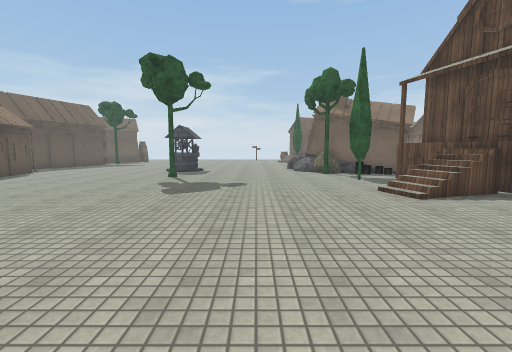
view 1 (above)

24 first-person views from a walk through a scene from a Unity 3-D project. The camera is 1.4 m above the floor, tilts 6° down and sees 90° across. The floor is counted in squares, 1 m on a side. Each view is taken from the middle of a square. On the plan, view 1 faces up. The plan holds only what a view shows up to about 13 squares ahead; the rest is blank. The place goes on beyond the plan. Some surface patterns are stand-ins.

view 2
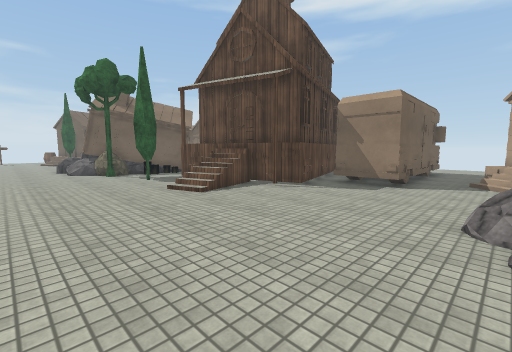

view 3
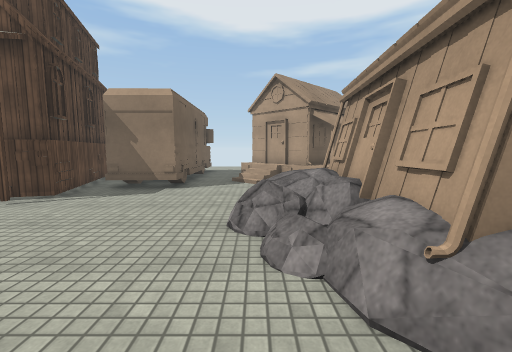

view 4
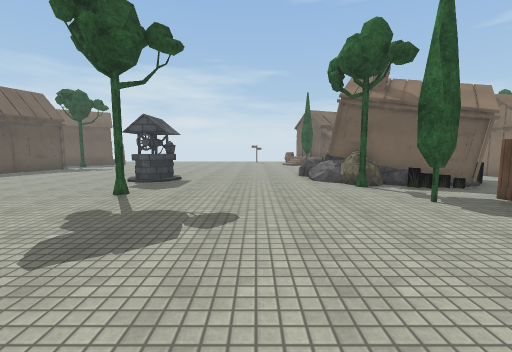

view 5
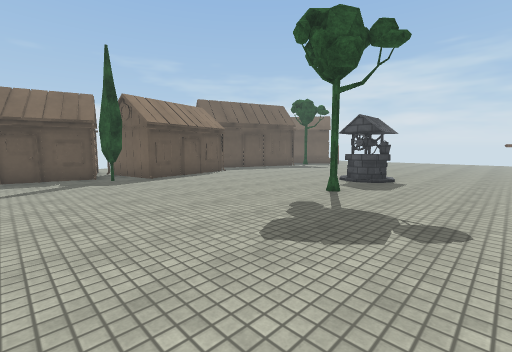

view 6
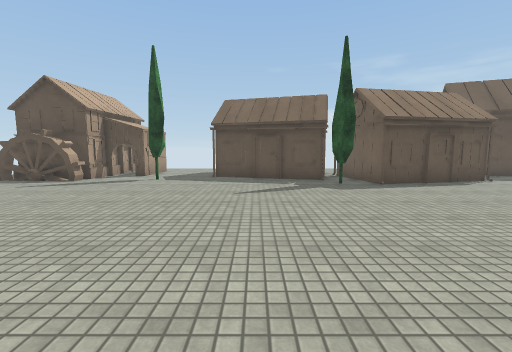

view 7
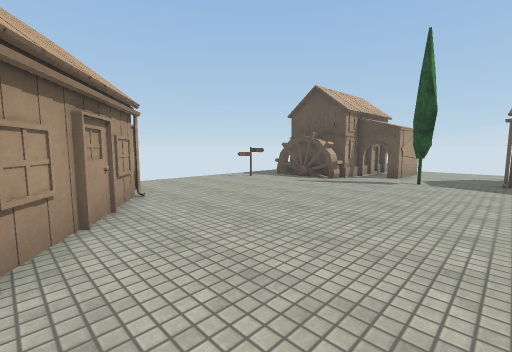

view 8
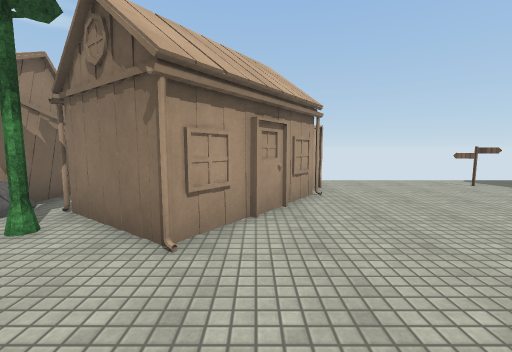

view 9
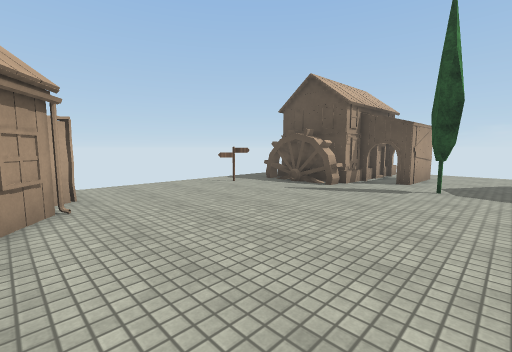

view 10
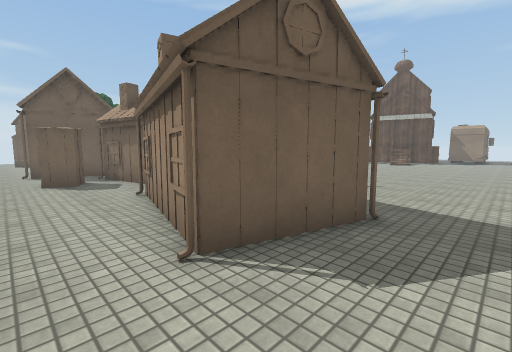

view 11
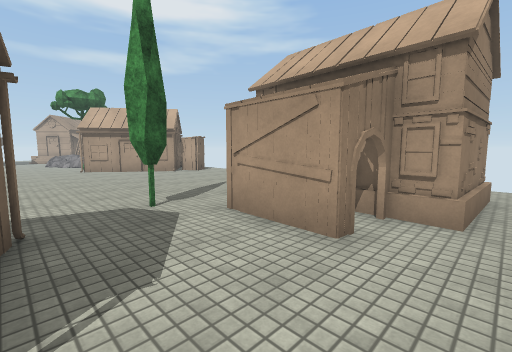

view 12
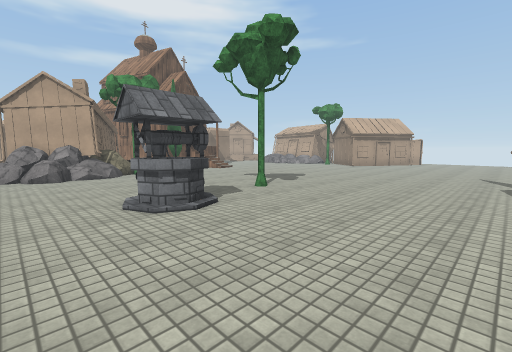

view 13
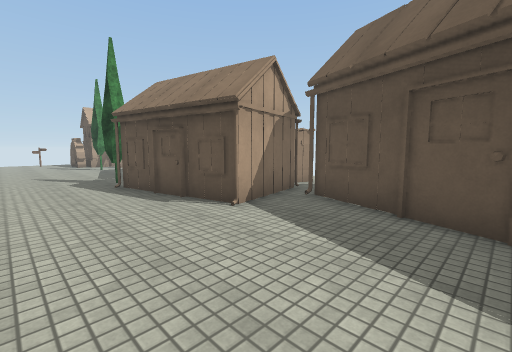

view 14
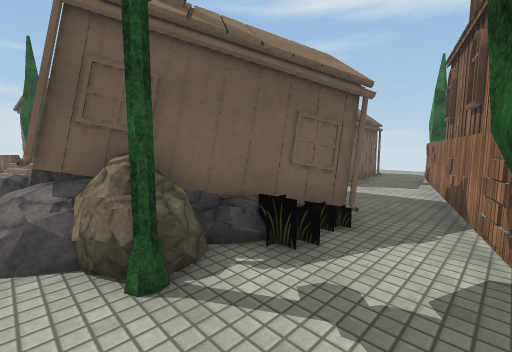

view 15
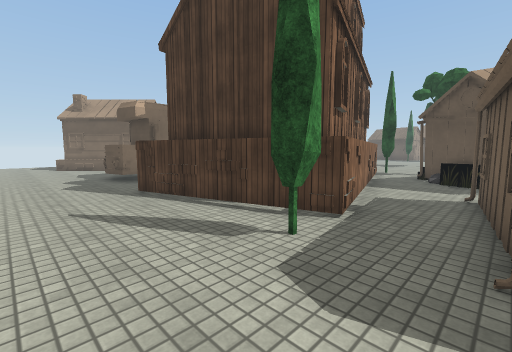

view 16
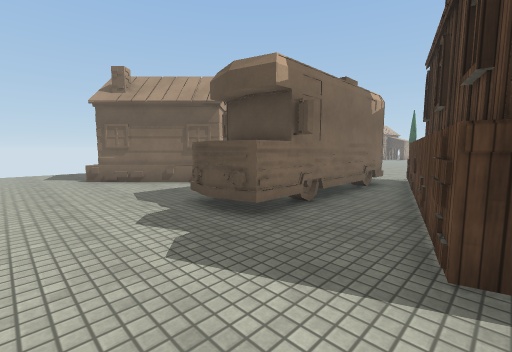

view 17
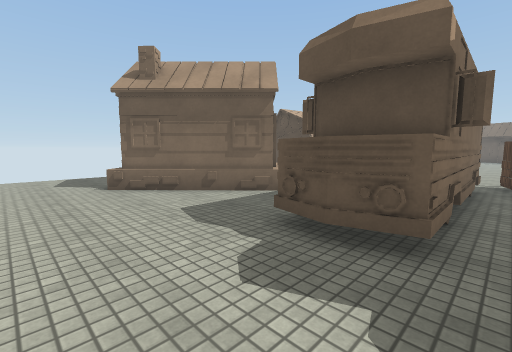

view 18
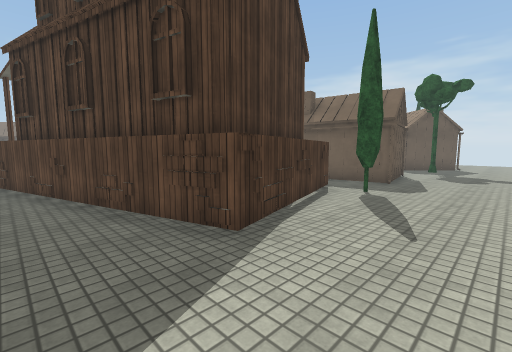

view 19
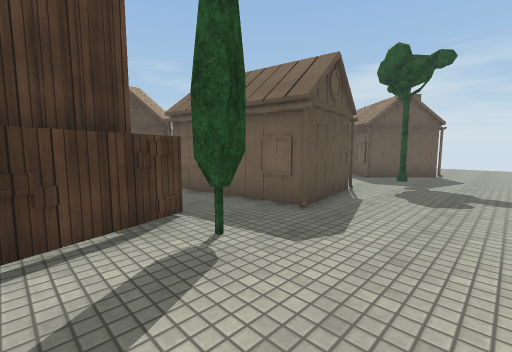

view 20
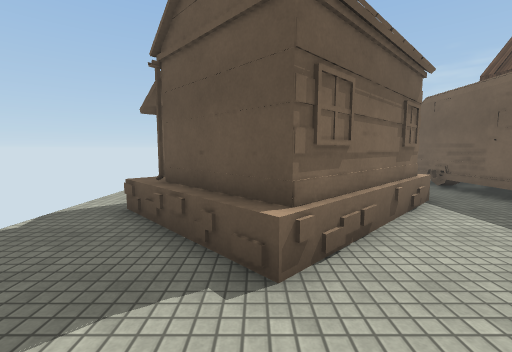

view 21
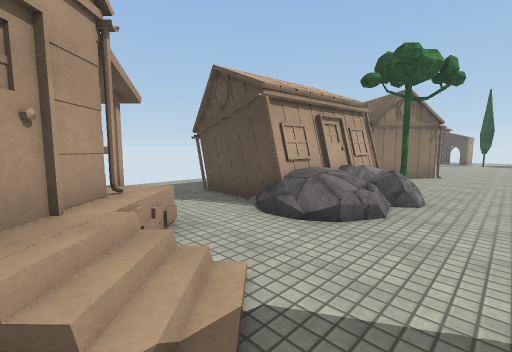

view 22
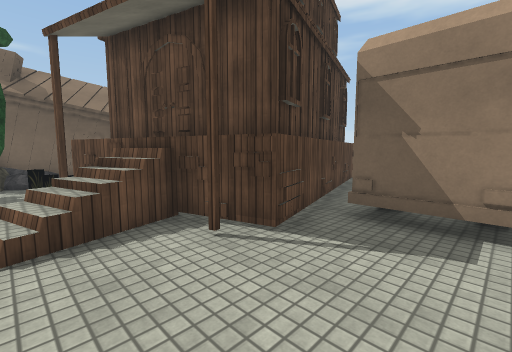

view 23
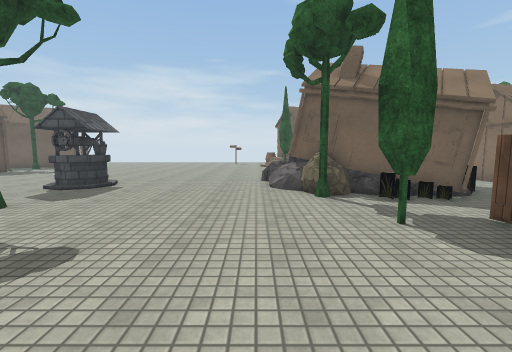

view 24
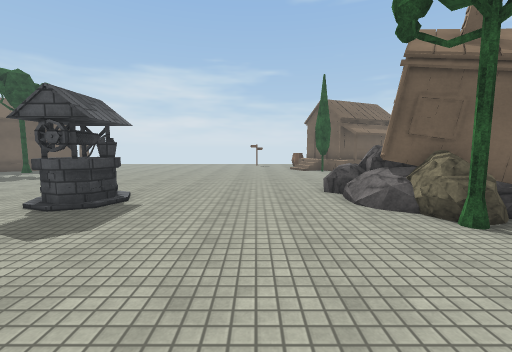

### Floor plan
Key: @ floor where view 1 was taken; # wall or solid block; . main floor; : floor 0.25 m higher than the main floor; + floor 0.75 m higher than the main floor; * floor 1.25 m higher than the main floor; / step, stairs or slope; = window, fence, low wall or low ledge; ^ raised ledge; T tree; H house; R rock; W well; S sign; O other object.
Columns run from 20 left of view 1 to 21 right of it. Each row starts with its distance up from view 1.
 20      #H................RRR           #....
 19      #.................RRR      #    #....
 18 .H  ##.........W.......RRR      #    #....
 17 .# ##H........WWW......RRRR   H. #####....
 16 .. #H..........WW......RRRRR H............
 15 .. ..##H................TRHRRH........T...
 14 .OOH####..................OOH....####TT...
 13 .OO.#  H........T.............####  ##....
 12 ....#  #................TT.####      #....
 11 ....#  #H..................##        #....
 10 .... ###H..................^#        ##...
  9 ...H  #TT................==##        ##...
  8 ...#  #TT...............//+*##   #####....
  7 ...#  #................../..######........
  6 ..H  ##.....................###...........
  5 ..## #H.......................#O###OOO....
  4 ..H###........................# ### #OO...
  3 ....##........................#O###O#O....
  2 ..........................................
  1 ......T...........................H.......
  0 ......T.............@.../RR:....O##H......
 -1 ..HHHH............H#.T.//    /..H###H.....
 -2 ..## H...........####H.HRRHHH/.HH# ##H....
 -3 .######H........H#   H.RR   R..HH#  ##H...
 -4 .#    #H........##    .#    #.. HH  ##H...
 -5 .#    #H.......H#      #    #.      #H....
 -6 .#    #HS......OH           H.     HH.....
 -7        H.S.....OO          ..      H......
 -8        ........            ..      .......

Positions as (right, up) in squares from view 1, and headings:
1: (0, 0), facing up
2: (0, 0), facing up-right
3: (1, 0), facing right
4: (0, 5), facing up
5: (0, 5), facing up-left
6: (-2, 5), facing left
7: (-2, 3), facing down-left
8: (-3, 3), facing down
9: (-4, 2), facing down-left
10: (-20, 1), facing up-right
11: (-20, 3), facing down-right
12: (-11, 20), facing down-right
13: (-9, 20), facing down-left
14: (3, 12), facing up-right
15: (21, 17), facing down-left
16: (21, 9), facing down-left
17: (21, 6), facing down-left
18: (21, 6), facing up-left
19: (21, 12), facing up-left
20: (21, -4), facing left
21: (13, 2), facing down-left
22: (5, 3), facing up-right
23: (2, 7), facing up
24: (0, 10), facing up
